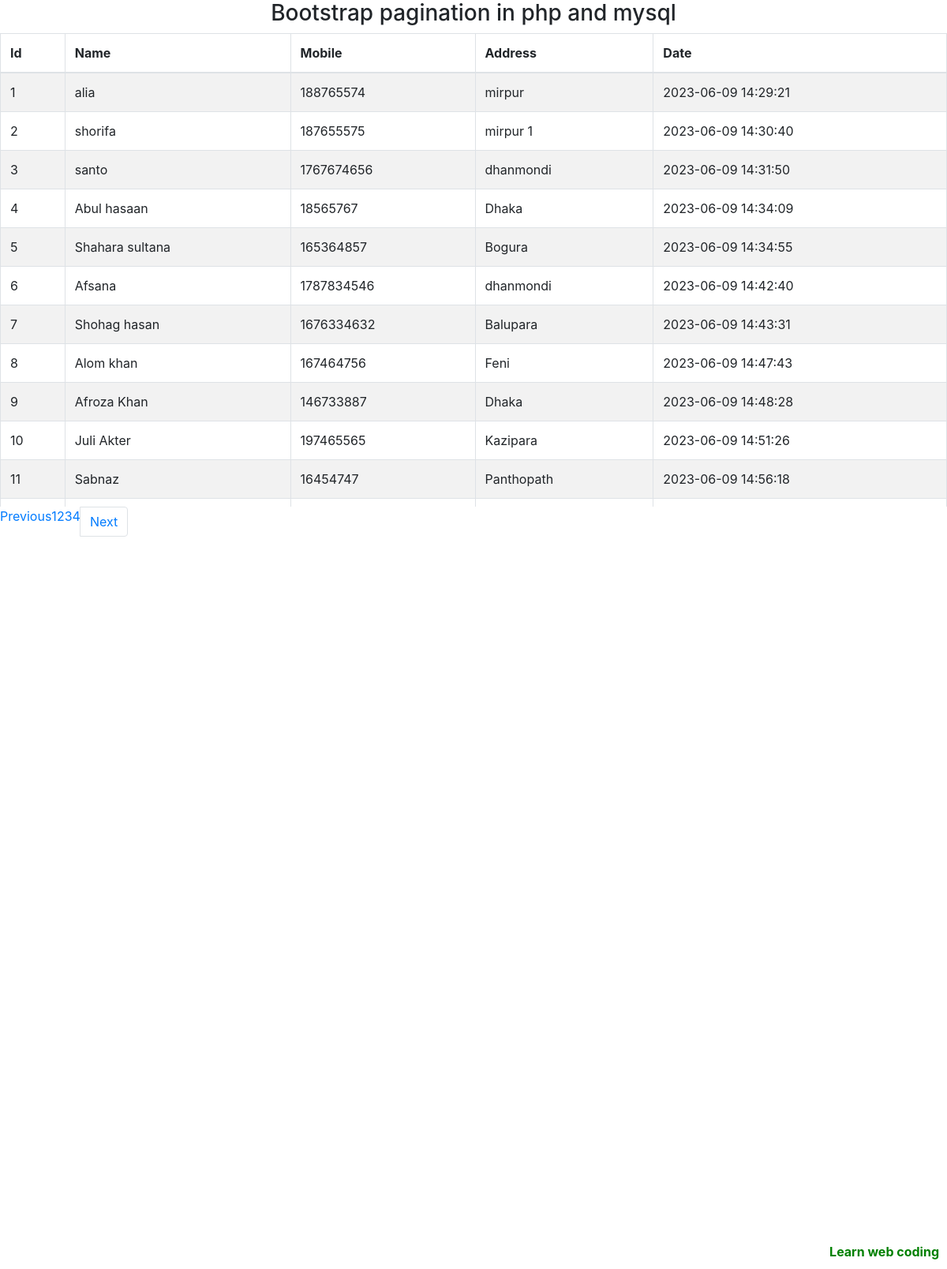
The page / on the database its author committed.
### tables this page shows
CREATE TABLE `customers` (
  `id` int(11) NOT NULL,
  `name` varchar(100) NOT NULL,
  `mobile` int(255) NOT NULL,
  `address` varchar(60) NOT NULL,
  `created_at` timestamp NOT NULL DEFAULT current_timestamp()
);

### index.php (the view, shortened to what this page needs)
<?php
include 'connect.php';
$limit= 15;
$page = isset($_GET['page']) ? $_GET['page']:1;
$start =($page-1)*$limit;
$result = $conn->query("SELECT * FROM customers LIMIT $start, $limit");
$customers=$result->fetch_all(MYSQLI_ASSOC);
$result1 = $conn->query("SELECT count(id) AS id FROM customers");
$custcount =$result1->fetch_all(MYSQLI_ASSOC);
$total = $custcount[0]['id'];
$pages = ceil($total/$limit);
$Next =$page+1;
?>
<!DOCTYPE html>
<html lang="en">
<head>
    <link rel="stylesheet" href="https://cdn.jsdelivr.net/npm/bootstrap@4.4.1/dist/css/bootstrap.min.css">
</head>
<body>
   <div class="container-well">
    <h3 class="text-center" >Bootstrap pagination in php and mysql</h3>
    <div style="height:600px; overflow-y:auto;">
     <table id="" class="table table-striped table-bordered">
        <thead>
            <tr>
                <th>Id</th>
                <th>Name</th>
                <th>Mobile</th>
                <th>Address</th>
                <th>Date</th>
            </tr>
        </thead>
        <tbody>
            <?php foreach($customers as $customer):?>
            <tr>
              <td> <?= $customer['id'];?></td>
              <td> <?= $customer['name'];?></td>
              <td> <?= $customer['mobile'];?></td>
              <td> <?= $customer['address'];?></td>
              <td> <?= $customer['created_at'];?></td>
            </tr>
            <?php endforeach; ?>
        </tbody>
     </table>
    </div>
    <div style="position:fixed; bottom: 10px; right: 10px; color: green;">
        <strong>Learn web coding</strong>
    </div>
   </div>
   <div  class="text-center">
    <nav aria-label="page pagination">
  <ul class="pagination">
    <li class="page-item" ><a href="index.php?page=<?= $page-1; ?>">Previous</a>
    </li>
    <?php for($i=1; $i<=$pages ; $i++) : ?>
    <li><a href="index.php?page=<?= $i; ?>"><?=$i;?></a>
      </li>
    <?php endfor; ?>
    <li class="page-item">
      <a class="page-link" href="index.php?page=<?= $Next; ?>">Next</a>
    </li>
  </ul>
</nav>
</div>
</body>
</html>

### rows shown on the page
customers: id "1", name "alia", mobile "188765574", address "mirpur", created_at "2023-06-09 14:29:21"
customers: id "2", name "shorifa", mobile "187655575", address "mirpur 1", created_at "2023-06-09 14:30:40"
customers: id "3", name "santo", mobile "1767674656", address "dhanmondi", created_at "2023-06-09 14:31:50"
customers: id "4", name "Abul hasaan", mobile "18565767", address "Dhaka", created_at "2023-06-09 14:34:09"
customers: id "5", name "Shahara sultana", mobile "165364857", address "Bogura", created_at "2023-06-09 14:34:55"
customers: id "6", name "Afsana", mobile "1787834546", address "dhanmondi", created_at "2023-06-09 14:42:40"
customers: id "7", name "Shohag hasan", mobile "1676334632", address "Balupara", created_at "2023-06-09 14:43:31"
customers: id "8", name "Alom khan", mobile "167464756", address "Feni", created_at "2023-06-09 14:47:43"
customers: id "9", name "Afroza Khan", mobile "146733887", address "Dhaka", created_at "2023-06-09 14:48:28"
customers: id "10", name "Juli Akter", mobile "197465565", address "Kazipara", created_at "2023-06-09 14:51:26"
customers: id "11", name "Sabnaz", mobile "16454747", address "Panthopath", created_at "2023-06-09 14:56:18"
